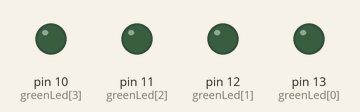
Bench run of a sketch on a simulated Arduino Uno, built with avr-gcc and run on an emulated ATmega328P. On the bench: output pins drawn as LEDs (lit = HIGH).

Above: at 0.2 s.
At 2.2 s:
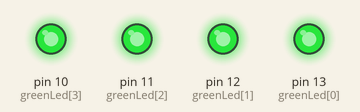
Timing chart, 0 to 3.0 s (numbered marks = the images above):
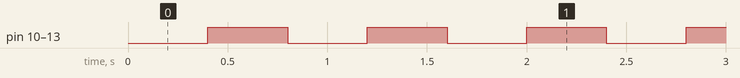

Measured:
- by itself, pin 10 (greenLed[3]), pin 11 (greenLed[2]), pin 12 (greenLed[1]), pin 13 (greenLed[0]): alternates HIGH for 0.40 s and LOW for 0.40 s

The sketch:

3LedsWithoutDelay.ino
```cpp
// constants won't change. Used here to set a pin number:

const int NUMLEDS = 4;

const int greenLed[NUMLEDS] = { 13, 12, 11, 10 };
unsigned long lastLEDChange[NUMLEDS];
const long interval = 200;  // interval at which to blink (milliseconds)


void setup() {
  long t = millis();
  for (int i = 0; i < NUMLEDS; i++) {
    pinMode(greenLed[i], OUTPUT);
    digitalWrite(greenLed[i], LOW);
    lastLEDChange[i] = 0;
  }

}

void loop() {
  for (int i = 0; i < NUMLEDS; i++) {
    flipLed(i);
  }
}


void flipLed(int led) {
  unsigned long t = millis();
  unsigned long elapsed = t - lastLEDChange[led];
  if ( elapsed >= (interval * 2)) {

    lastLEDChange[led] = t;  //stores the millis value in the selected array

    digitalWrite(greenLed[led], !digitalRead(greenLed[led]));  //changes led state
  }
}
```
